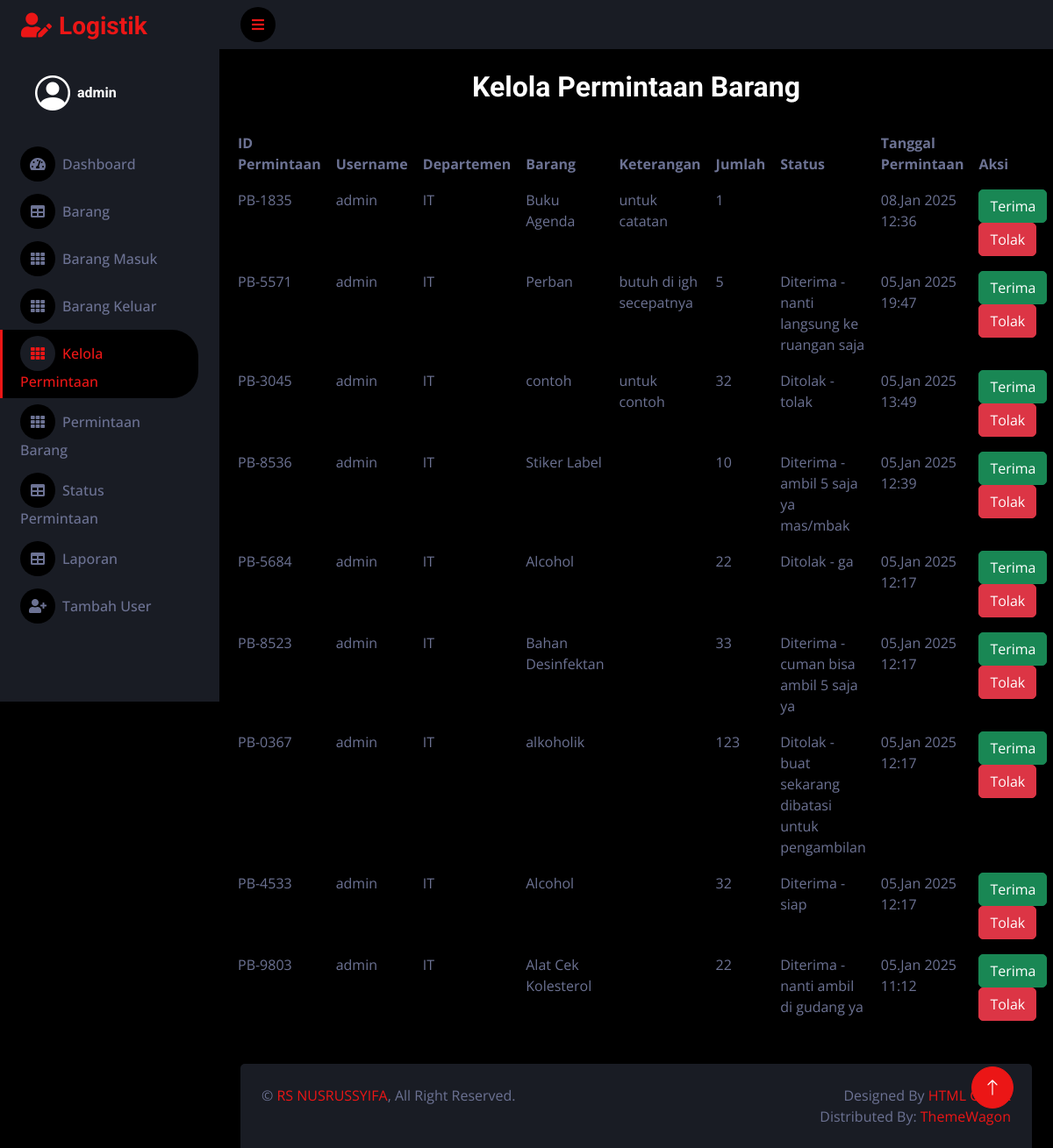
Screenshot of /kelola_permintaan.php (signed in) with the database file from the repository.
### tables this page shows
CREATE TABLE `permintaan_barang` (
  `id_permintaan` varchar(50) NOT NULL DEFAULT 'AUTO_INCREMENT',
  `id_barang` varchar(50) NOT NULL DEFAULT '',
  `jumlah` int(11) NOT NULL,
  `keterangan` varchar(50) DEFAULT NULL,
  `status` enum('menunggu konfirmasi','Diterima','Ditolak') NOT NULL DEFAULT 'menunggu konfirmasi',
  `keterangan_diterima` varchar(50) NOT NULL DEFAULT '',
  `keterangan_penolakan` varchar(50) DEFAULT '',
  `username` varchar(50) DEFAULT NULL,
  `tanggal_permintaan` datetime DEFAULT current_timestamp()
);

CREATE TABLE `user` (
  `username` varchar(25) NOT NULL,
  `departemen` varchar(50) DEFAULT NULL,
  `password` varchar(25) DEFAULT NULL,
  `role` enum('admin','user') NOT NULL DEFAULT 'user',
  `email` varchar(50) DEFAULT NULL
);

CREATE TABLE `barang` (
  `id_barang` varchar(50) NOT NULL DEFAULT 'AUTO_INCREMENT',
  `nama_barang` varchar(50) DEFAULT NULL,
  `kategori` varchar(50) DEFAULT NULL,
  `stok` int(25) DEFAULT NULL,
  `terakhir_masuk` datetime DEFAULT NULL,
  `terakhir_keluar` datetime DEFAULT NULL,
  `username` varchar(50) DEFAULT NULL
);

### kelola_permintaan.php (the view, shortened to what this page needs)
<?php
$role = $_SESSION["ses_status"];
?>
<!DOCTYPE html>
<html lang="en">
<head>
    <link href="https://cdnjs.cloudflare.com/ajax/libs/font-awesome/5.10.0/css/all.min.css" rel="stylesheet">
    <link href="https://cdn.jsdelivr.net/npm/bootstrap-icons@1.4.1/font/bootstrap-icons.css" rel="stylesheet">
    <link href="lib/owlcarousel/assets/owl.carousel.min.css" rel="stylesheet">
    <link href="lib/tempusdominus/css/tempusdominus-bootstrap-4.min.css" rel="stylesheet" />
    <link href="css/bootstrap.min.css" rel="stylesheet">
    <link href="css/style.css" rel="stylesheet">
    <link rel='stylesheet' href='https://cdn.jsdelivr.net/npm/sweetalert2@7.12.15/dist/sweetalert2.min.css'>
</head>
<body>
    <div class="container-fluid position-relative d-flex p-0">
        <div class="sidebar pe-4 pb-3">
            <nav class="navbar bg-secondary navbar-dark">
                <a href="index.php" class="navbar-brand mx-4 mb-3">
                    <h3 class="text-primary"><i class="fa fa-user-edit me-2"></i>Logistik</h3>
                </a>
                <div class="navbar-nav w-100">
                <div class="d-flex align-items-center ms-4 mb-4">
                <div class="d-flex align-items-center ms-3">
                        <i class="bi bi-person-circle me-2" style="font-size: 2.5rem; color: #fff;"></i>
                        <div>
                            <h6 class="mb-0" data-bs-toggle="collapse" href="#logoutAccordion" role="button" aria-expanded="false" aria-controls="logoutAccordion">
                                <?php echo $_SESSION["ses_username"]; ?>
                            </h6>
                        </div>
                    </div>
                </div>
                        <a href="index.php" class="nav-item nav-link"><i
                        <?php if ($role == 'admin'): ?>
                        class="fa fa-tachometer-alt me-2"></i>Dashboard</a>
                        <a href="barang.php" class="nav-item nav-link"><i class="fa fa-table me-2"></i>Barang</a>
                        <a href="barang_masuk.php" class="nav-item nav-link "><i class="fa fa-th me-2"></i>Barang Masuk</a>
                        <a href="barang_keluar.php" class="nav-item nav-link"><i class="fa fa-th me-2"></i>Barang Keluar</a>
                        <a href="kelola_permintaan.php" class="nav-item nav-link active"><i class="fa fa-th me-2"></i>Kelola Permintaan</a>
                        <a href="permintaan_barang.php" class="nav-item nav-link"><i
                        class="fa fa-th me-2"></i>Permintaan Barang</a>
                        <a href="status_permintaan.php" class="nav-item nav-link"><i class="fa fa-table me-2"></i>Status Permintaan</a>
                        <a href="laporan.php" class="nav-item nav-link"><i class="fa fa-table me-2"></i>Laporan</a>
                        <a href="tambah_user.php" class="nav-item nav-link"><i class="fa fa-user-plus me-2"></i>Tambah User</a>                        <?php elseif ($role == 'user'): ?>
                        <?php endif; ?>
                </div>
            </nav>
        </div>
        <div class="content">
            <nav class="navbar navbar-expand bg-secondary navbar-dark sticky-top px-4 py-10">
                <a href="#" class="sidebar-toggler flex-shrink-0">
                    <i class="fa fa-bars"></i>
                </a>
            </nav>
            <div class="container">
                <h2 class="my-4 text-center">Kelola Permintaan Barang</h2>
                <table class="table table-bordered">
                    <thead>
                        <tr>
                            <th>ID Permintaan</th>
                            <th>Username</th>
                            <th>Departemen</th>
                            <th>Barang</th>
                            <th>Keterangan</th>
                            <th>Jumlah</th>
                            <th>Status</th>
                            <th>Tanggal Permintaan</th>
                            <th>Aksi</th>
                        </tr>
                    </thead>
                    <tbody>
                        <?php
                        $conn = new mysqli("localhost", "root", "", "logistik");
                        $sql = "SELECT p.id_permintaan, b.nama_barang, p.keterangan, p.jumlah, p.status, p.tanggal_permintaan, u.username, u.departemen, p.keterangan_diterima, p.keterangan_penolakan
                        FROM permintaan_barang p
                        JOIN barang b ON p.id_barang = b.id_barang
                        JOIN user u ON p.username = u.username
                        ORDER BY p.tanggal_permintaan DESC";
                        $result = $conn->query($sql);
                        if ($result->num_rows > 0) {
                            while ($row = $result->fetch_assoc()) {
                                echo "<tr>";
                                echo "<td>" . htmlspecialchars($row['id_permintaan']) . "</td>";
                                echo "<td>" . htmlspecialchars($row['username']) . "</td>";
                                echo "<td>" . htmlspecialchars($row['departemen']) . "</td>";
                                echo "<td>" . htmlspecialchars($row['nama_barang']) . "</td>";
                                echo "<td>" . htmlspecialchars($row['keterangan']) . "</td>";
                                echo "<td>" . htmlspecialchars($row['jumlah']) . "</td>";
                                if ($row['status'] == 'Diterima') {
                                    echo "<td>Diterima - " . htmlspecialchars($row['keterangan_diterima']) . "</td>";
                                } elseif ($row['status'] == 'Ditolak') {
                                    echo "<td>Ditolak - " . htmlspecialchars($row['keterangan_penolakan']) . "</td>";
                                } else {
                                    echo "<td>" . htmlspecialchars($row['status']) . "</td>";
                                }
                                $tanggal_permintaan = $row['tanggal_permintaan'];
                                $formatted_date = date('d.M Y H:i', strtotime($tanggal_permintaan));
                                echo "<td>" . $formatted_date . "</td>";
                                echo "<td>
                                        <button class='btn btn-success' data-id='" . htmlspecialchars($row['id_permintaan']) . "' data-bs-toggle='modal' data-bs-target='#acceptModal'>Terima</button>
                                        <button class='btn btn-danger' data-id='" . htmlspecialchars($row['id_permintaan']) . "' data-bs-toggle='modal' data-bs-target='#rejectModal'>Tolak</button>
                                      </td>";
                                echo "</tr>";
                            }
                        } else {
                            echo "<tr><td colspan='9'>Tidak ada permintaan yang tersedia.</td></tr>";
                        }
                        ?>
                    </tbody>
                </table>
            </div>
        <div class="container-fluid pt-4 px-4">
            <div class="bg-secondary rounded-top p-4">
                <div class="row">
                    <div class="col-12 col-sm-6 text-center text-sm-start">
                        &copy; <a href="#">RS NUSRUSSYIFA</a>, All Right Reserved.
                    </div>
                    <div class="col-12 col-sm-6 text-center text-sm-end">
                        Designed By <a href="https://htmlcodex.com">HTML Codex</a>
                        <br>Distributed By: <a href="https://themewagon.com" target="_blank">ThemeWagon</a>
                    </div>
                </div>
            </div>
        </div>
                <a href="#" class="btn btn-lg btn-primary btn-lg-square back-to-top"><i class="bi bi-arrow-up"></i></a>
            </div>
</body>
</html>

### css/style.css (style rules this page uses)
:root { --primary: #EB1616; --secondary: #191C24; --light: #6C7293; --dark: #000000; }
.back-to-top { position: fixed; display: none; right: 45px; bottom: 45px; z-index: 99; }
.btn { transition: .5s; }
.btn-lg-square { width: 48px; height: 48px; }
.btn-square, .btn-sm-square, .btn-lg-square { padding: 0; display: inline-flex; align-items: center; justify-content: center; font-weight: normal; border-radius: 50px; }
.sidebar { position: fixed; top: 0; left: 0; bottom: 0; width: 250px; height: 100vh; overflow-y: auto; background: var(--secondary); transition: 0.5s; z-index: 999; margin-bottom: 60px; }
.content { margin-left: 250px; min-height: 100vh; background: var(--dark); transition: 0.5s; }
@media (min-width: 992px) { .sidebar { margin-left: 0; } }
@media (min-width: 992px) { .content { width: calc(100% - 250px); } }
.sidebar .navbar .navbar-nav .nav-link { padding: 7px 20px; color: var(--light); font-weight: 500; border-left: 3px solid var(--secondary); border-radius: 0 30px 30px 0; outline: none; }
.sidebar .navbar .navbar-nav .nav-link:hover, .sidebar .navbar .navbar-nav .nav-link.active { color: var(--primary); background: var(--dark); border-color: var(--primary); }
.sidebar .navbar .navbar-nav .nav-link i { width: 40px; height: 40px; display: inline-flex; align-items: center; justify-content: center; background: var(--dark); border-radius: 40px; }
.sidebar .navbar .navbar-nav .nav-link:hover i, .sidebar .navbar .navbar-nav .nav-link.active i { background: var(--secondary); }
.content .navbar .sidebar-toggler, .content .navbar .navbar-nav .nav-link i { width: 40px; height: 40px; display: inline-flex; align-items: center; justify-content: center; background: var(--dark); border-radius: 40px; }

### rows the page displays
permintaan_barang: id_permintaan "PB-1835", username.username "admin", username.departemen "IT", id_barang.nama_barang "Buku Agenda", keterangan "untuk catatan", jumlah "1", tanggal_permintaan "08.Jan 2025 12:36"
permintaan_barang: id_permintaan "PB-5571", username.username "admin", username.departemen "IT", id_barang.nama_barang "Perban", keterangan "butuh di igh secepatnya", jumlah "5", keterangan_diterima "nanti langsung ke ruangan saja", tanggal_permintaan "05.Jan 2025 19:47"
permintaan_barang: id_permintaan "PB-3045", username.username "admin", username.departemen "IT", id_barang.nama_barang "contoh", keterangan "untuk contoh", jumlah "32", keterangan_penolakan "tolak", tanggal_permintaan "05.Jan 2025 13:49"
permintaan_barang: id_permintaan "PB-8536", username.username "admin", username.departemen "IT", id_barang.nama_barang "Stiker Label", jumlah "10", keterangan_diterima "ambil 5 saja ya mas/mbak", tanggal_permintaan "05.Jan 2025 12:39"
permintaan_barang: id_permintaan "PB-5684", username.username "admin", username.departemen "IT", id_barang.nama_barang "Alcohol", jumlah "22", keterangan_penolakan "ga", tanggal_permintaan "05.Jan 2025 12:17"
permintaan_barang: id_permintaan "PB-8523", username.username "admin", username.departemen "IT", id_barang.nama_barang "Bahan Desinfektan", jumlah "33", keterangan_diterima "cuman bisa ambil 5 saja ya", tanggal_permintaan "05.Jan 2025 12:17"
permintaan_barang: id_permintaan "PB-0367", username.username "admin", username.departemen "IT", id_barang.nama_barang "alkoholik", jumlah "123", keterangan_penolakan "buat sekarang dibatasi untuk pengambilan", tanggal_permintaan "05.Jan 2025 12:17"
permintaan_barang: id_permintaan "PB-4533", username.username "admin", username.departemen "IT", id_barang.nama_barang "Alcohol", jumlah "32", keterangan_diterima "siap", tanggal_permintaan "05.Jan 2025 12:17"
permintaan_barang: id_permintaan "PB-9803", username.username "admin", username.departemen "IT", id_barang.nama_barang "Alat Cek Kolesterol", jumlah "22", keterangan_diterima "nanti ambil di gudang ya", tanggal_permintaan "05.Jan 2025 11:12"

### other values shown
$_SESSION["ses_username"] "admin"
